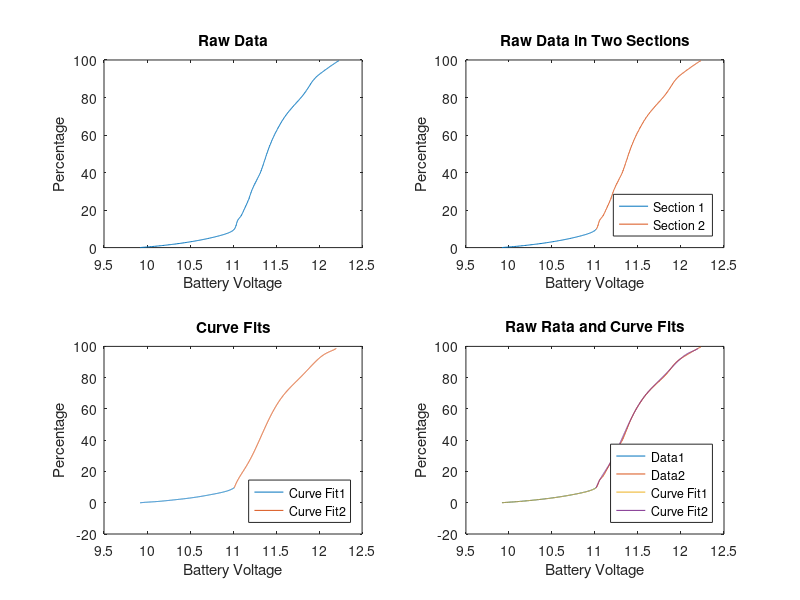

Write the MATLAB code that produced this figure.
% Clayton Auld
% ITEST development: plotting LiPo battery curve

clear;clc;
time=dlmread('batterytest1.csv',',','A7..A1333');
time1=dlmread('batterytest1.csv',',','A7..A1202');
time2=dlmread('batterytest1.csv',',','A1203..A1333');
max_time=time(length(time));
percent=abs(time-max_time)/max_time*100;
percent1=percent(1:size(time1),1);
percent2=percent(size(time1)+1:end,1);
Cell0=dlmread('batterytest1.csv',',','B7..B1333');
Cell1=dlmread('batterytest1.csv',',','C7..C1333');
Cell2=dlmread('batterytest1.csv',',','D7..D1333');
Cell0_1=dlmread('batterytest1.csv',',','B7..B1202');
Cell0_2=dlmread('batterytest1.csv',',','B1203..B1333');
Cell1_1=dlmread('batterytest1.csv',',','C7..C1202');
Cell1_2=dlmread('batterytest1.csv',',','C1203..C1333');
Cell2_1=dlmread('batterytest1.csv',',','D7..D1202');
Cell2_2=dlmread('batterytest1.csv',',','D1203..D1333');

figure(1)
subplot(2,2,1)
Bat_Volts=Cell0+Cell1+Cell2;
plot(Bat_Volts,percent)
ylabel('Percentage')
xlabel('Battery Voltage')
title('Raw Data')

subplot(2,2,2)
Bat_Volts2=Cell0_2+Cell1_2+Cell2_2;
Bat_Volts1=Cell0_1+Cell1_1+Cell2_1;
plot(Bat_Volts2,percent2,Bat_Volts1,percent1)
ylabel('Percentage')
xlabel('Battery Voltage')
title('Raw Data in Two Sections')
legend('Section 1','Section 2','location','southeast')

% figure(3)
% Bat_Volts1=Cell0_1+Cell1_1+Cell2_1;
% plot(Bat_Volts1,percent1)
% ylabel('Percentage')
% xlabel('Battery Voltage')
% title('Battery Voltage vs Percentage')

% Section 1: Battery Voltage < 11 V
p1 =      0.0668;
p2 =      0.3141;
p3 =      0.3531;
p4 =     -0.2128;
p5 =     -0.3324;
p6 =      0.6422;
p7 =       2.936;
p8 =       4.184;

mean=10.64;
std=0.314;

x1=[9.919:.001:11.014];
x = (x1 - mean)/std;
     
fx1 = p1*x.^7 + p2*x.^6 + p3*x.^5 + p4*x.^4 + p5*x.^3 + p6*x.^2 + p7*x + p8;

% Section 2: Battery Voltage > 11 V
p1 =      0.5245;
p2 =      -1.722;
p3 =      -1.428;
p4 =       7.848;
p5 =     -0.7242;     
p6 =      -13.69;
p7 =        29.7;
p8 =       60.95;

mean=11.49;
std=0.3152;

x2=[11.014:.001:12.2];
x = (x2 - mean)/std;
     
fx2 = p1*x.^7 + p2*x.^6 + p3*x.^5 + p4*x.^4 + p5*x.^3 + p6*x.^2 + p7*x + p8;

% Plot and compare
subplot(2,2,3)
Bat_Volts2=Cell0_2+Cell1_2+Cell2_2;
Bat_Volts1=Cell0_1+Cell1_1+Cell2_1;
plot(x1,fx1,x2,fx2)
ylabel('Percentage')
xlabel('Battery Voltage')
title('Curve Fits')
legend('Curve Fit1','Curve Fit2','location','southeast')

subplot(2,2,4)
plot(Bat_Volts2,percent2,Bat_Volts1,percent1,x1,fx1,x2,fx2)
ylabel('Percentage')
xlabel('Battery Voltage')
title('Raw Rata and Curve Fits')
legend('Data1','Data2','Curve Fit1','Curve Fit2','location','southeast')